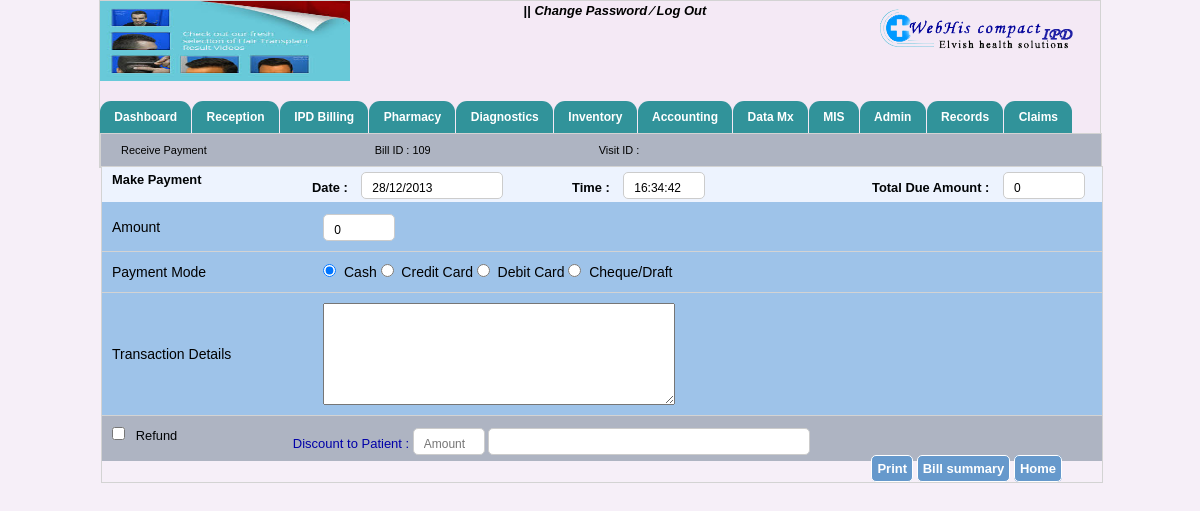
Screenshot of /dis.php with the database file from the repository.
### tables this page shows
CREATE TABLE IF NOT EXISTS `hospitals_info` (
  `hospital_name` varchar(40) NOT NULL,
  `hospital_add` varchar(40) NOT NULL,
  `hospital_email` varchar(40) NOT NULL,
  `hospital_helpline` int(40) NOT NULL,
  `hospital_fax` int(40) NOT NULL,
  `reception_no` varchar(100) NOT NULL,
  `ambulance_no` varchar(100) NOT NULL,
  `emergency_no` varchar(100) NOT NULL,
  `logo_path` varchar(200) NOT NULL,
  `img_path` varchar(200) NOT NULL
);

CREATE TABLE IF NOT EXISTS `opd_bill` (
  `bill_id` int(11) NOT NULL AUTO_INCREMENT,
  `grand_total` double DEFAULT NULL,
  `due_amount` double DEFAULT NULL,
  `paid_amount` double DEFAULT NULL,
  `dis_remarks` text,
  `status` varchar(255) DEFAULT NULL,
  `payment_mode` varchar(255) DEFAULT NULL,
  `trans_details` longtext,
  `organization` varchar(255) DEFAULT NULL,
  `grand_discount` double DEFAULT NULL,
  `billeddate` date DEFAULT NULL,
  `billedtime` time DEFAULT NULL,
  `visit_id` int(11) DEFAULT NULL,
  `proc_status` int(11) DEFAULT NULL,
  `reception` varchar(40) NOT NULL,
  PRIMARY KEY (`bill_id`),
  KEY `FK_opd_bill_1` (`visit_id`)
);

### dis.php (the view, shortened to what this page needs)
<?php
include("header.php");
include("menubar.php");
$v_id=$_SESSION['visit_id'];
$query=mysql_query("select * from opd_bill where visit_id='$v_id'");
while($res=mysql_fetch_array($query))
{
    $bill_id=$res['bill_id'];
}
$tdue=("SELECT SUM(due_amount) AS due_amount FROM opd_bill WHERE visit_id ='$v_id'");
$res=mysql_query($tdue);
if (mysql_num_rows($res)>0) {
    while ($row=mysql_fetch_array($res)) {
        $total_due = $row["due_amount"];
    };
};
$disc_date=date("d/m/20y");
$disc_time=date("H:i:s");
?>
<form method="post">
    <div id="container">
        <div id="opd_bill">
            <span style="margin-left:10px;">Receive Payment</span>
            <span style="margin-left:165px;">Bill ID : </span>
            <span><?php echo $bill_id;?></span>
            <span style="margin-left:165px;">Visit ID : </span>
        </div>
        <div style="width:100%; margin:0 auto;">
            <div class="right-content">
                <div class="right_top">
                    <div style="float:left; width:200px;"><strong>Make Payment </strong></div>
                    <div style="float:left; width:260px;">
                        <span style="margin-right:10px"><strong>Date :</strong></span>
                        <span><input type="text" name="tdue"  value="<?php echo $disc_date;?>" style="width:120px"/></span>
                    </div>
                    <div style="float:left; width:220px;">
                        <span style="margin-right:10px"><strong>Time :</strong></span>
                        <span><input type="text" name="tdue"  value="<?php echo $disc_time;?>" style="width:60px"/></span>
                    </div>
                    <div style="float:right; width:220px;">
                        <span style="margin-right:10px"><strong>Total Due Amount :</strong></span>
                        <span><input type="text" name="tdue"  value="<?php echo $total_due;?>" style="width:60px"/></span>
                    </div>
                </div>
                <div style="">
                    <table width="100%" cellpadding="0" cellspacing="0">
                        <tr class="b">
                            <td><div class="lbl_txt" style="margin-left:10px;">
                                    Amount
                                </div>
                            </td>
                            <td><div>
                                    <input type="text" name="amount" value="<?php echo $total_due;?>" class="i" style="width:50px;"/>&nbsp;&nbsp;&nbsp;
                                </div></td>
                        </tr>
                        <tr class="b">
                            <td><div style="margin-left:10px;">Payment Mode</div></td>
                            <td><div>
                                    <span><input type="radio" name="mode" value="cash" class="raodd" checked />&nbsp;&nbsp;Cash</span>
                                    <span><input type="radio" name="mode" value="credit_card" />&nbsp;&nbsp;Credit Card</span>
                                    <span><input type="radio" name="mode"  value="debit_card"/>&nbsp;&nbsp;Debit Card</span>
                                    <span><input type="radio" name="mode" value="cheque_draft" />&nbsp;&nbsp;Cheque/Draft</span>
                                </div></td>
                        </tr>
                        <tr class="b">
                            <td><div style="margin-left:10px;">Transaction Details</div></td>
                            <td><div>
                                    <textarea name="trans_details" style="width:350px; height:100px;"></textarea>
                                </div></td>
                        </tr>
                    </table>
                </div>
                <div class="fill_data">
                    <div id="bil_id" style="width:800px">
                        <div style="float:left;">
                            <input type="checkbox" name="refund" onclick="showMe1('dis', this)"/>&nbsp;&nbsp;&nbsp;Refund
                        </div>
                        <div id="dis" style=" margin-left:170px; font-style:float:left">
<span>
<label for="" style="color:#0000A8">&nbsp;&nbsp;&nbsp;Discount to Patient&nbsp;:</label>
</span>
                            <span><input type="text" name="disc_amount" placeholder="Amount" style="width:50px;"/></span>
                            <span><input type="text" name="remark" style="width:300px;" /></span>
                        </div>
                    </div>
                    <div id="save_clear">
 <span>
 <input type="submit" value="Print" name="print_receipt" class="btn"/>
<input type="submit" value="Bill summary" name="print_dis" class="btn"/>
<a href="admission-ipd.php" class="btn">Home</a>
</span> </div>
                </div>
            </div>
        </div>
    </div>
    </div>
</body>
</html>

### header.php (shortened to what this page needs)
<!DOCTYPE html PUBLIC "-//W3C//DTD XHTML 1.0 Transitional//EN" "http://www.w3.org/TR/xhtml1/DTD/xhtml1-transitional.dtd">
<html xmlns="http://www.w3.org/1999/xhtml">
<head>
    <link rel="stylesheet" href="includes1/searchStyle.css" type="text/css">
    <link rel="stylesheet" href="includes2/searchStyle.css" type="text/css">
    <link rel="stylesheet" href="includesConsumable/searchStyle.css" type="text/css">
    <link rel="stylesheet" href="includesMedicine/searchStyle.css" type="text/css">
    <link rel="stylesheet" href="includesAd/searchStyle.css" type="text/css">
    <link rel="stylesheet" href="includesCo/searchStyle.css" type="text/css">
	<link rel="stylesheet" href="patient-css.css" type="text/css">
    <link rel="stylesheet" href="includesOt/searchStyle.css" type="text/css">
    <link rel="stylesheet" href="includesIp/searchStyle.css" type="text/css">
    <link rel="stylesheet" href="includesCoP/searchStyle.css" type="text/css">
    <link rel="stylesheet" href="includesVp/searchStyle.css" type="text/css">
    <link rel="stylesheet" href="includesVpP/searchStyle.css" type="text/css">
    <link rel="stylesheet" href="includesD/searchStyle.css" type="text/css">
    <link rel="stylesheet" href="includesDs/searchStyle.css" type="text/css">
    <link rel="stylesheet" href="includesR/searchStyle.css" type="text/css">
    <link rel="stylesheet" href="includesDi/searchStyle.css" type="text/css">
<link rel="stylesheet" type="text/css" href="css/doc.css" />
<link rel="stylesheet" type="text/css" href="css/jquery.timeentry.css" />
<link rel="stylesheet" type="text/css" href="css/jquery.timepicker.css" />
<link rel="stylesheet" type="text/css" href="css/jquey-ui.css" />
<link rel="stylesheet" type="text/css" href="css/login-code.css" />
<link rel="stylesheet" type="text/css" href="css/mainstyle.css" />
<link rel="stylesheet" type="text/css" href="css/style_by.css" />
<link rel="stylesheet" type="text/css" href="css/tabcode.css" />
<link rel="stylesheet" type="text/css" href="css/tab-code.css" />
<link rel="stylesheet" type="text/css" href="css/patient-css.css" />
</head>
<body>
<div id="container">
	<div id="header" style="background:rgba(243, 232, 245, 0.67); width:1000px;">
    	<div id="logo_side">
        	<?php
				$data=mysql_query("select * from hospitals_info");
				$info=mysql_fetch_array($data);
                                echo '<img src="'.$info['logo_path'].'" height="100"/>';
                                ?>
        </div>
        	<div class="welcome" style="width:530px;">
            <span id="sign">
                <?php echo $_SESSION['uname']; echo $_SESSION['uid'];  ?> ||
            	<a href="#">Change Password </a>
                <a href="#">&frasl;</a>
                <a href="log_out.php" onclick="disableBackButton()">Log Out</a>
             </span>
            </div>
        <div id="sign_in_up">
             <div id="power_by"><img src="image/logo.png" align="left"/></div>
        </div>
    </div>

### includesConsumable/searchStyle.css (style rules this page uses)
body { font-family:Arial, Helvetica, sans-serif; font-size:11px; color:000; }

### includesCo/searchStyle.css (style rules this page uses)
body { font-family:Arial, Helvetica, sans-serif; font-size:11px; color:000; }

### patient-css.css (style rules this page uses)
table { border-collapse: collapse; border-spacing: 0; }
table { width: 100%; background-color: transparent; }
tr td { text-align:left; padding:10px 0px; border-bottom:1px solid lightgray ; }

### includesOt/searchStyle.css (style rules this page uses)
body { font-family:Arial, Helvetica, sans-serif; font-size:11px; color:000; }

### includesIp/searchStyle.css (style rules this page uses)
body { font-family:Arial, Helvetica, sans-serif; font-size:11px; color:000; }

### includesCoP/searchStyle.css (style rules this page uses)
body { font-family:Arial, Helvetica, sans-serif; font-size:11px; color:000; }

### includesVp/searchStyle.css (style rules this page uses)
body { font-family:Arial, Helvetica, sans-serif; font-size:11px; color:000; }

### includesVpP/searchStyle.css (style rules this page uses)
body { font-family:Arial, Helvetica, sans-serif; font-size:11px; color:000; }

### includesD/searchStyle.css (style rules this page uses)
body { font-family:Arial, Helvetica, sans-serif; font-size:11px; color:000; }

### includesDs/searchStyle.css (style rules this page uses)
body { font-family:Arial, Helvetica, sans-serif; font-size:11px; color:000; }

### includesR/searchStyle.css (style rules this page uses)
body { font-family:Arial, Helvetica, sans-serif; font-size:11px; color:000; }

### includesDi/searchStyle.css (style rules this page uses)
body { font-family:Arial, Helvetica, sans-serif; font-size:11px; color:000; }

### css/doc.css (style rules this page uses)
body { margin:0; padding:0; font-size:80.5%; font-family:Arial,'Lucida sans unicode'; line-height:20px; text-align:left; width:100%; color:#000305; }
* { margin:0px; padding:0px; }
a { text-decoration:none; }
table { empty-cells:show; }
div, table, h1, h2, h3, h4, h5, h6, span, tr, td, img, form { margin:0px; padding:0px; border:none; }
#container { margin:0px auto; padding:0px; width:1000px; border:1px solid lightgray; }
#container #header { height:85px; width:1000px; margin:0 auto; }
#container #header #logo_side { width:25%; float:left; }
.welcome { float:left; width:55%; text-align:center; }
#container #header #logo_side img { width:150px; height:80px; margin-top:0px; padding:0px; }
#container #header #sign_in_up { width:20%; float:left; margin-top:0.5%; }
.fill_data { background:url(../image/ccc.png) repeat; padding:10px 0px 5px 5px; height:30px; }
.fill_data #bil_id { float:left; width:400px; }
.fill_data #save_clear { float:right; margin-right:30px; }

### css/login-code.css (style rules this page uses)
input[type="text"],input[type="password"],input[type="date"] { width: 170px; height: 25px; padding: 5px 10px 0px 10px; margin:2px 0 0px 0; background:#FFF; border-radius: 5px; -moz-border-radius: 5px; -webkit-border-radius: 5px; font-family:Arial, Arial, Helvetica, sans-serif; font-size: 14px; color:#000; border:1px solid #CCC; }
label { color:#FFF; font-weight:700 }

### css/mainstyle.css (style rules this page uses)
body { background:rgba(243, 232, 245, 0.67); margin:0px; padding:0px width:100%; }
html { width:100%; }
* { margin:0px; padding:0px; }
* { font:Georgia, "Times New Roman", Times, serif }
.b { background:rgb(158, 195, 233); color:#000; }

### css/style_by.css (style rules this page uses)
* { margin:0px; padding:0px; }
a { text-decoration:none; }
table { empty-cells:show; }
div, table, h1, h2, h3, h4, h5, h6, span, tr, td, img, form { margin:0px; padding:0px; border:none; }
#container { margin:0px auto; padding:0px; width:1000px; border:1px solid lightgray; }
#container #header { height:100px; width:1000px; margin:0 auto; }
#container #header #logo_side { width:25%; float:left; }
.welcome { float:left; width:55%; text-align:center; font-weight:700; font-size:13px; }
.welcome #sign a { color:#000; font-style:italic }
#container #header #logo_side img { width:100%; }
#container #header #sign_in_up { width:20%; float:left; margin-top:0.5%; }
#opd_bill { background:#AEB4C2; color:#000; font-size:85%; margin:0 auto; width:98%; padding:6px 1%; }
.fill_data { background:#AEB4C2; padding:10px 1% 5px 1%; width:98%; height:30px; }
.fill_data #bil_id { float:left; width:400px; }
.fill_data #save_clear { float:right; margin-right:30px; }
.btn { background:#6699cc; color:#FFFFFF !important; font-size:13px; padding:5px; cursor:pointer; border:1px solid #FFF; border-radius:5px; font-weight:700; }
table.consumaqmble tr#t, td { margin-left:20px; width:100px; font-size:14px; }
.i { width:175px; }
.right-content { width:100%; border:1px solid lightgray; float:left; }
.right_top { background:url(../image/ccc.png) repeat; padding:3px 10px; }
input[type="text"] { height:20px; border:1px solid #CCC; border-radius:5px; font-size:12px; font-weight:300; }
label { color:#000; font-weight:500; font-size:13px; }
.pro_o_t1 input[type="text"],textarea { width:100px; float:left; }

### rows the page displays
hospitals_info: logo_path (picture)
opd_bill: bill_id "109"
